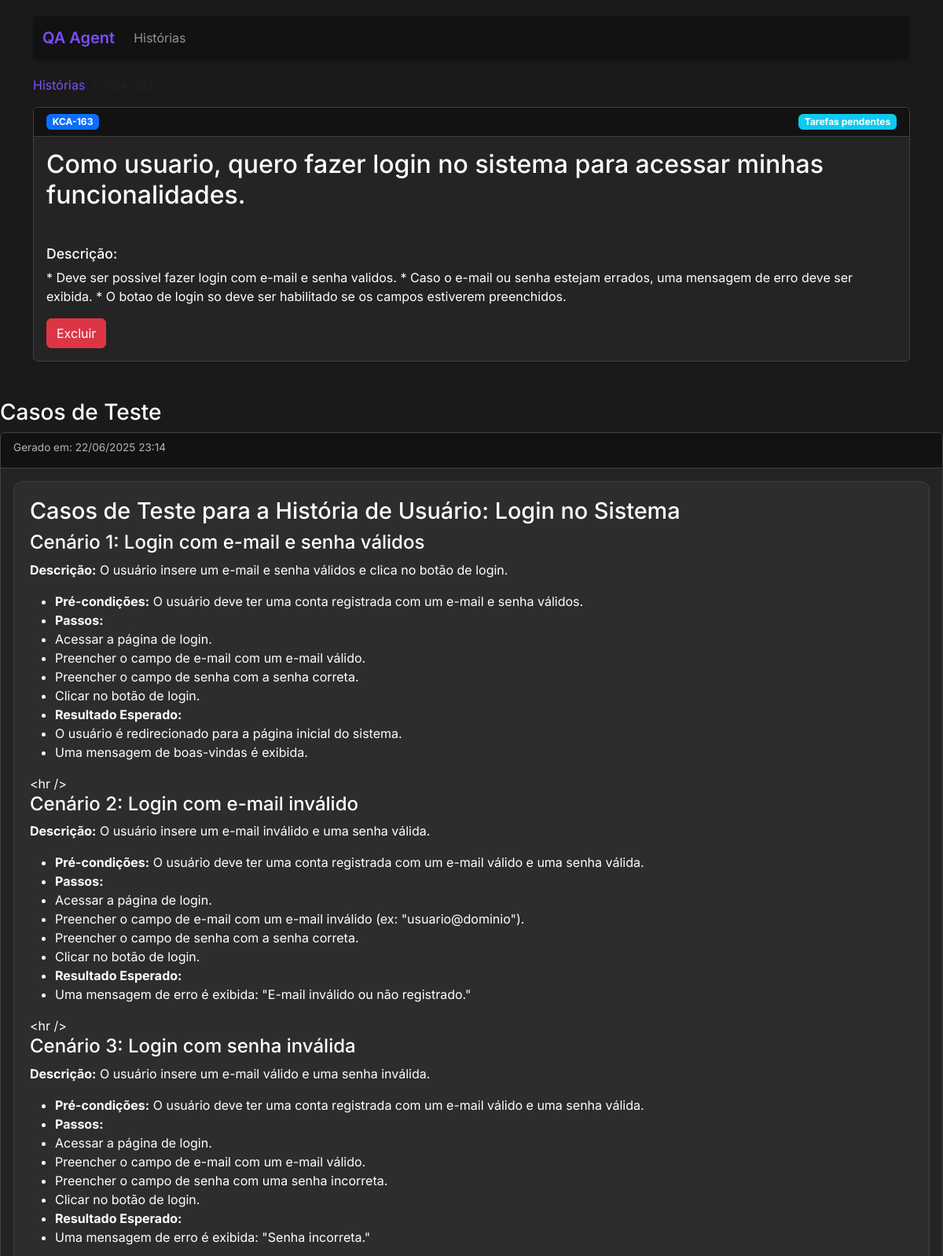
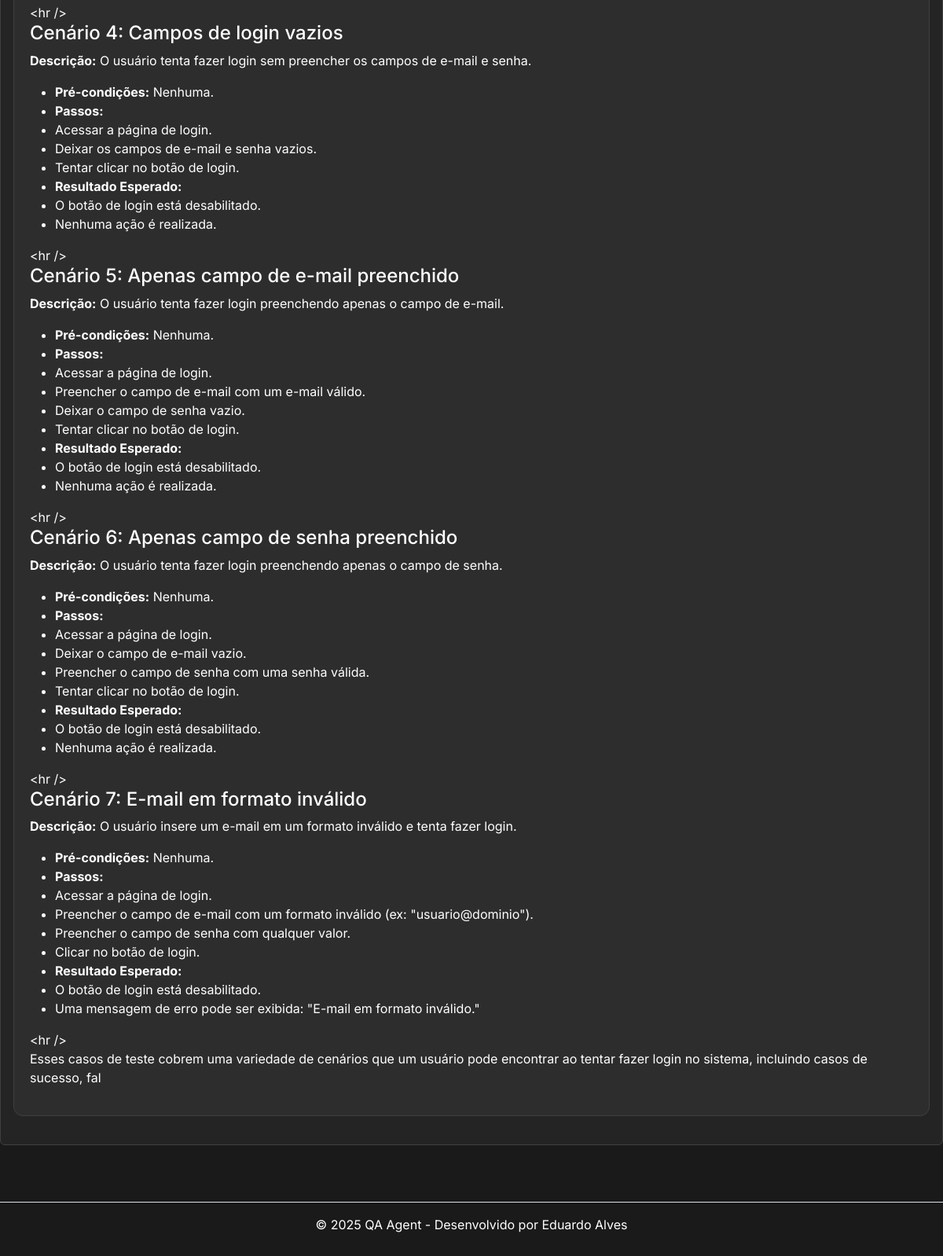
The app's page /story/6 with its own data (2 pictures, top to bottom).
### tables this page shows
CREATE TABLE user_stories (
                    id INTEGER PRIMARY KEY AUTOINCREMENT,
                    jira_key TEXT NOT NULL,
                    title TEXT NOT NULL,
                    description TEXT NOT NULL,
                    status TEXT NOT NULL,
                    created_at TIMESTAMP DEFAULT CURRENT_TIMESTAMP,
                    UNIQUE(jira_key)
                );

CREATE TABLE test_cases (
                    id INTEGER PRIMARY KEY AUTOINCREMENT,
                    user_story_id INTEGER NOT NULL,
                    content TEXT NOT NULL,
                    generated_at TIMESTAMP DEFAULT CURRENT_TIMESTAMP,
                    FOREIGN KEY(user_story_id) REFERENCES user_stories(id)
                );

### src/web_app.py (the view)
@app.route('/story/<int:story_id>')
def view_story(story_id):
    story = db_manager.get_user_story(story_id)
    if not story:
        flash('História não encontrada', 'error')
        return redirect(url_for('index'))
    start_time = time.time()
    test_cases = db_manager.get_test_cases_for_story(story_id)
    end_time = time.time()
    print(f"Recuperação dos casos de teste executada em {end_time - start_time:.2f} segundos.")
    for test_case in test_cases:
        test_case['content_html'] = bleach.clean(
            markdown.markdown(test_case['content']),
            tags=['h1', 'h2', 'h3', 'h4', 'h5', 'h6', 'p', 'ul', 'ol', 'li',
                  'strong', 'em', 'a', 'code', 'pre', 'blockquote', 'table',
                  'thead', 'tbody', 'tr', 'th', 'td'],
            attributes={'a': ['href', 'title']}
        )
    render_start_time = time.time()
    response = render_template('story.html', story=story, test_cases=test_cases)
    render_end_time = time.time()
    print(f"Renderização do template executada em {render_end_time - render_start_time:.2f} segundos.")
    return response

### src/db_manager.py (called while the page is built)
    def connect(self):
        if self.conn is None:
            try:
                self.conn = sqlite3.connect(self.db_path)
                self.conn.row_factory = sqlite3.Row
                self.cursor = self.conn.cursor()
                print(f"Conexão com o banco de dados estabelecida: {self.db_path}")
            except sqlite3.Error as e:
                print(f"Erro ao conectar ao banco de dados: {e}")
                raise

    def _disconnect(self):
        if self.conn:
            self.conn.close()
            self.conn = None
            self.cursor = None
            print("Conexão com o banco de dados fechada.")

    def get_user_story(self, story_id):
        self.connect()
        try:
            self.cursor.execute("SELECT * FROM user_stories WHERE id = ?", (story_id,))
            row = self.cursor.fetchone()
            return dict(row) if row else None
        finally:
            self._disconnect()

    def get_test_cases_for_story(self, user_story_id):
        self.connect()
        start_time = time.time()
        try:
            self.cursor.execute(
                "SELECT * FROM test_cases WHERE user_story_id = ? ORDER BY generated_at DESC",
                (user_story_id,)
            )
            results = [dict(row) for row in self.cursor.fetchall()]
            end_time = time.time()
            print(f"Consulta SQL executada em {end_time - start_time:.2f} segundos.")
            return results
        finally:
            self._disconnect()

### src/web_app.py (called while the page is built)
@app.template_filter('format_datetime')
def format_datetime(value, format='%d/%m/%Y %H:%M'):
    if value:
        if isinstance(value, str):
            try:
                value = datetime.fromisoformat(value.replace('Z', '+00:00'))
            except ValueError:
                return value
        return value.strftime(format)
    return ''

### templates/story.html (shortened to what this page needs)
{% extends 'base.html' %}
{% block content %}
<div class="row mb-4">
    <div class="col">
        <nav aria-label="breadcrumb">
            <ol class="breadcrumb">
                <li class="breadcrumb-item"><a href="{{ url_for('index') }}">Histórias</a></li>
                <li class="breadcrumb-item active">{{ story.jira_key }}</li>
            </ol>
        </nav>
        <div class="card mb-4">
            <div class="card-header d-flex justify-content-between align-items-center">
                <span class="badge bg-primary">{{ story.jira_key }}</span>
                <span class="badge {% if story.status == 'To Do' %}bg-warning{% elif story.status == 'Done' %}bg-success{% else %}bg-info{% endif %}">
                    {{ story.status }}
                </span>
            </div>
            <div class="card-body">
                <h2 class="card-title">{{ story.title }}</h2>
                <p class="card-text text-muted small">Criado em: {{ story.created_at|format_datetime }}</p>
                <h5>Descrição:</h5>
                <p class="card-text">{{ story.description }}</p>
                <button onclick="deleteStory('{{ story.id }}')" class="btn btn-danger">Excluir</button>
            </div>
            </div>
        </div>
    </div>
</div>
<div class="row">
    <div class="col">
        <h3>Casos de Teste</h3>
        {% if test_cases %}
            {% for test_case in test_cases %}
                <div class="card mb-4">
                    <div class="card-header">
                        <div class="test-case-meta">
                            Gerado em: {{ test_case.generated_at|format_datetime }}
                        </div>
                    </div>
                    <div class="card-body">
                        <div class="test-case-content">
                            {{ test_case.content_html|safe }}
                        </div>
                    </div>
                </div>
            {% endfor %}
        {% else %}
            <div class="alert alert-info">
                Nenhum caso de teste gerado para esta história ainda.
            </div>
        {% endif %}
    </div>
</div>
{% endblock %}

### static/styles.css (style rules this page uses)
:root { --bg-dark: #1a1a1a; --bg-darker: #121212; --bg-lighter: #2d2d2d; --text-primary: #ffffff; --text-secondary: #b3b3b3; --accent-color: #7c4dff; --success-color: #00c853; --danger-color: #ff1744; --card-bg: #242424; --border-color: #404040; }
body { background-color: var(--bg-dark); color: var(--text-primary); padding-top: 20px; padding-bottom: 20px; font-family: 'Inter', -apple-system, BlinkMacSystemFont, 'Segoe UI', Roboto, sans-serif; }
.card { background-color: var(--card-bg); border: 1px solid var(--border-color); }
.card-header { background-color: var(--bg-darker); border-bottom: 1px solid var(--border-color); }
.card-body { color: var(--text-primary); }
.test-case-content { background-color: var(--bg-lighter); padding: 20px; border-radius: 12px; margin-bottom: 20px; border: 1px solid var(--border-color); }
.test-case-content h1 { font-size: 1.8rem; color: var(--text-primary); }
.test-case-content h2 { font-size: 1.5rem; color: var(--text-primary); }
.test-case-content h4, h5, h6 { font-size: 1.1rem; color: var(--text-primary); }
.test-case-meta { font-size: 0.85rem; color: var(--text-secondary); margin-bottom: 8px; }
a { color: var(--accent-color); text-decoration: none; }

### records on screen
user_stories: jira_key "KCA-163", status "Tarefas pendentes", title "Como usuario, quero fazer login no sistema para acessar minhas funcionalidades.", description "* Deve ser possivel fazer login com e-mail e senha validos. * Caso o e-mail ou senha estejam errados, uma mensagem de erro deve ser exibida. * O botao de login so deve ser habilitado se os campos estiverem preenchidos."
test_cases: generated_at "22/06/2025 23:14", content_html "Casos de Teste para a História de Usuário: Login no Sistema Cenário 1: Login com e-mail e senha válidos Descrição: O usuário insere um e-mail e senha válidos e clica no botão de login. Pré-condições: O usuário deve ter uma conta registrada com um e-mail e senha válidos. Passos: Acessar a página de login. Preencher o campo de e-mail com um e-mail válido. Preencher o campo de senha com a senha correta. Clicar no botão de login. Resultado Esperado: O usuário é redirecionado para a página inicial do sistema. Uma mensagem de boas-vindas é exibida. <hr /> Cenário 2: Login com e-mail inválido Descrição: O usuário insere um e-mail inválido e uma senha válida. Pré-condições: O usuário deve ter uma…"
